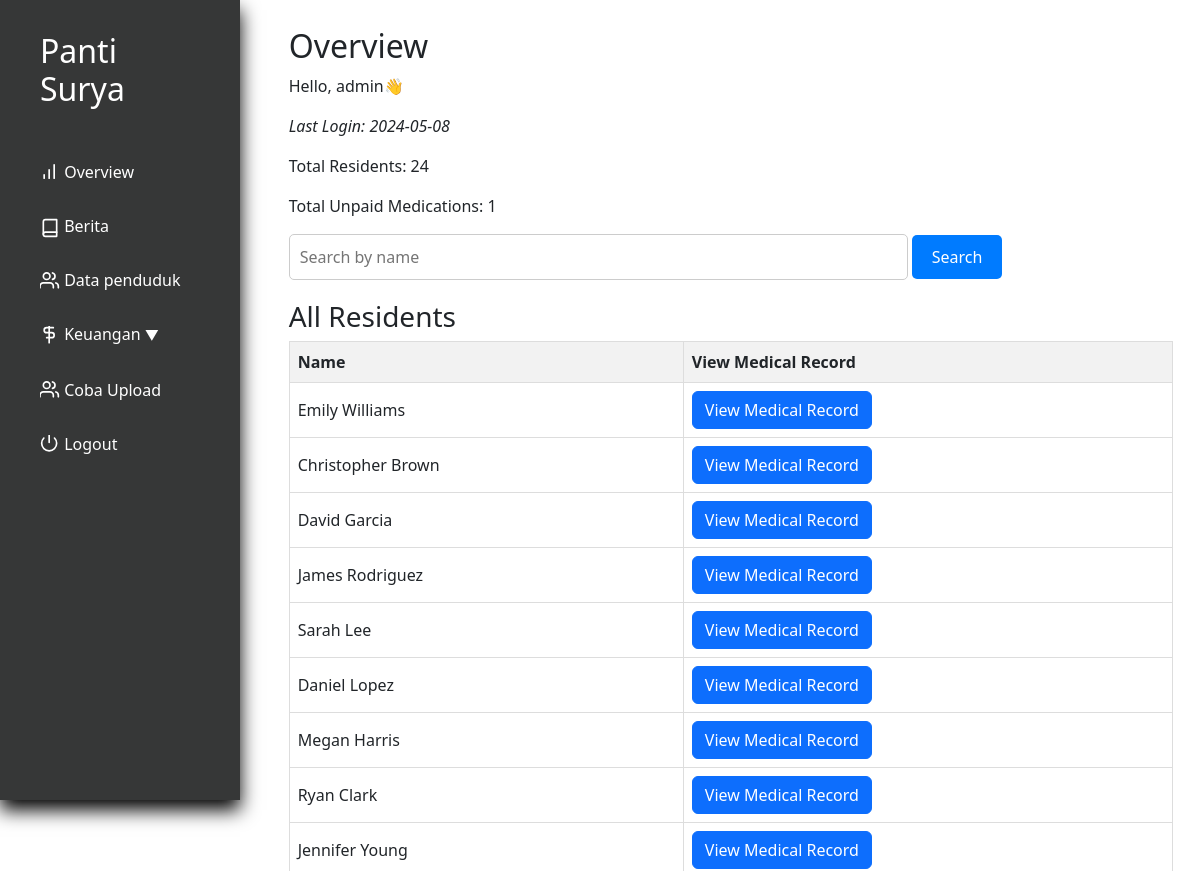
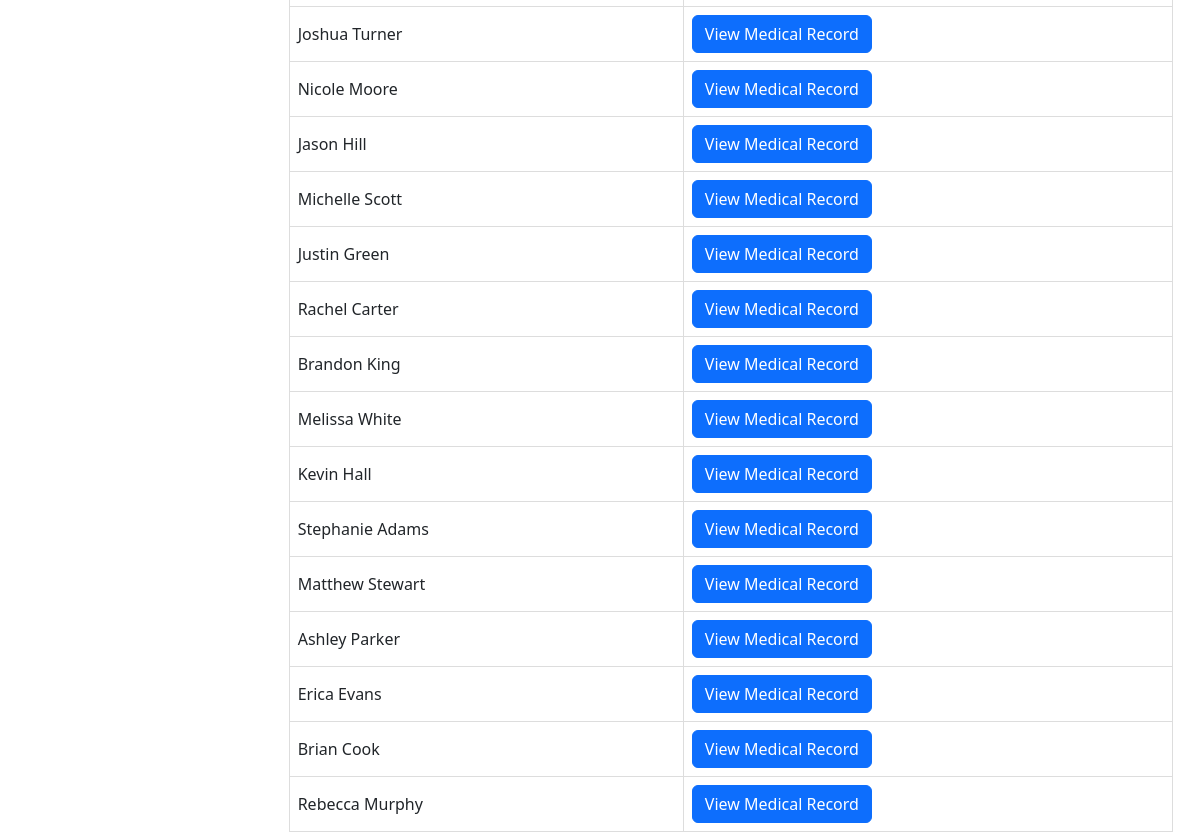
The app's page /index.php (signed in), older data (2 pictures, top to bottom).
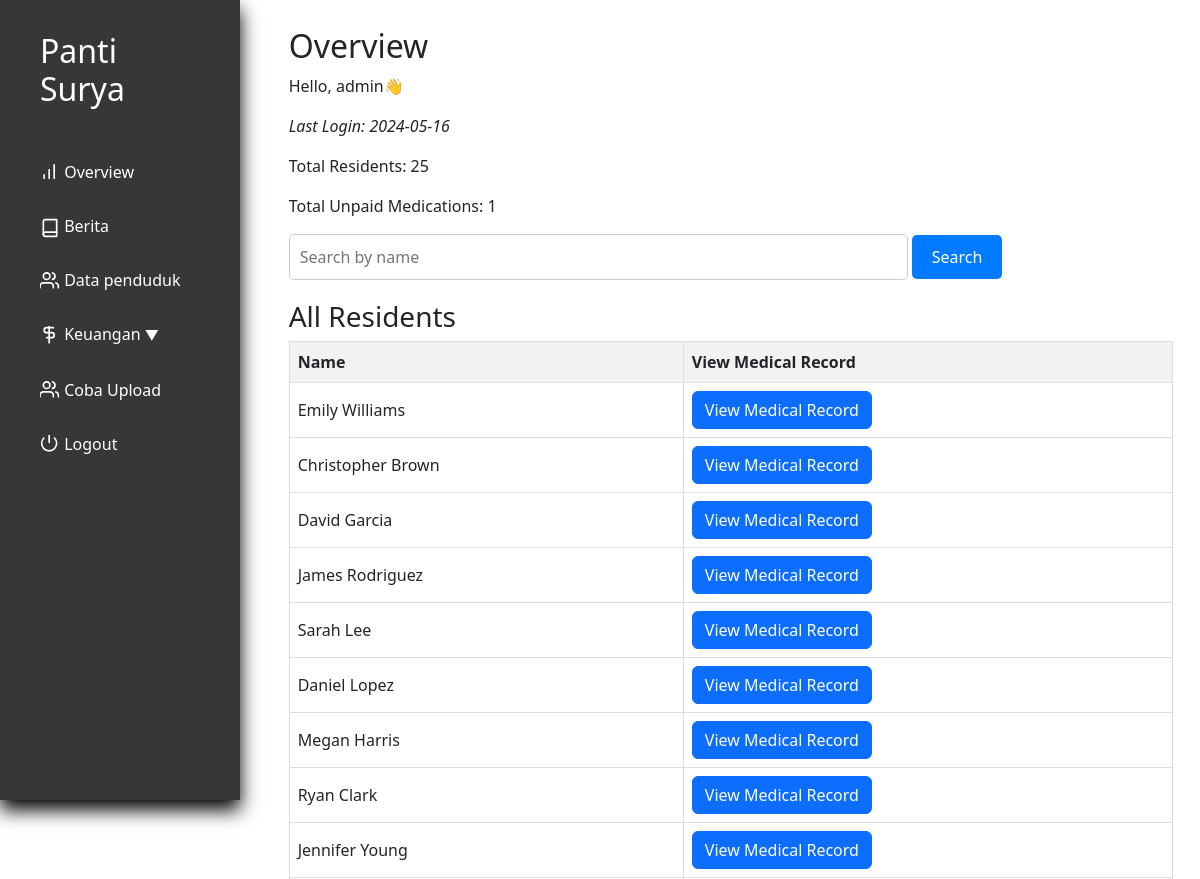
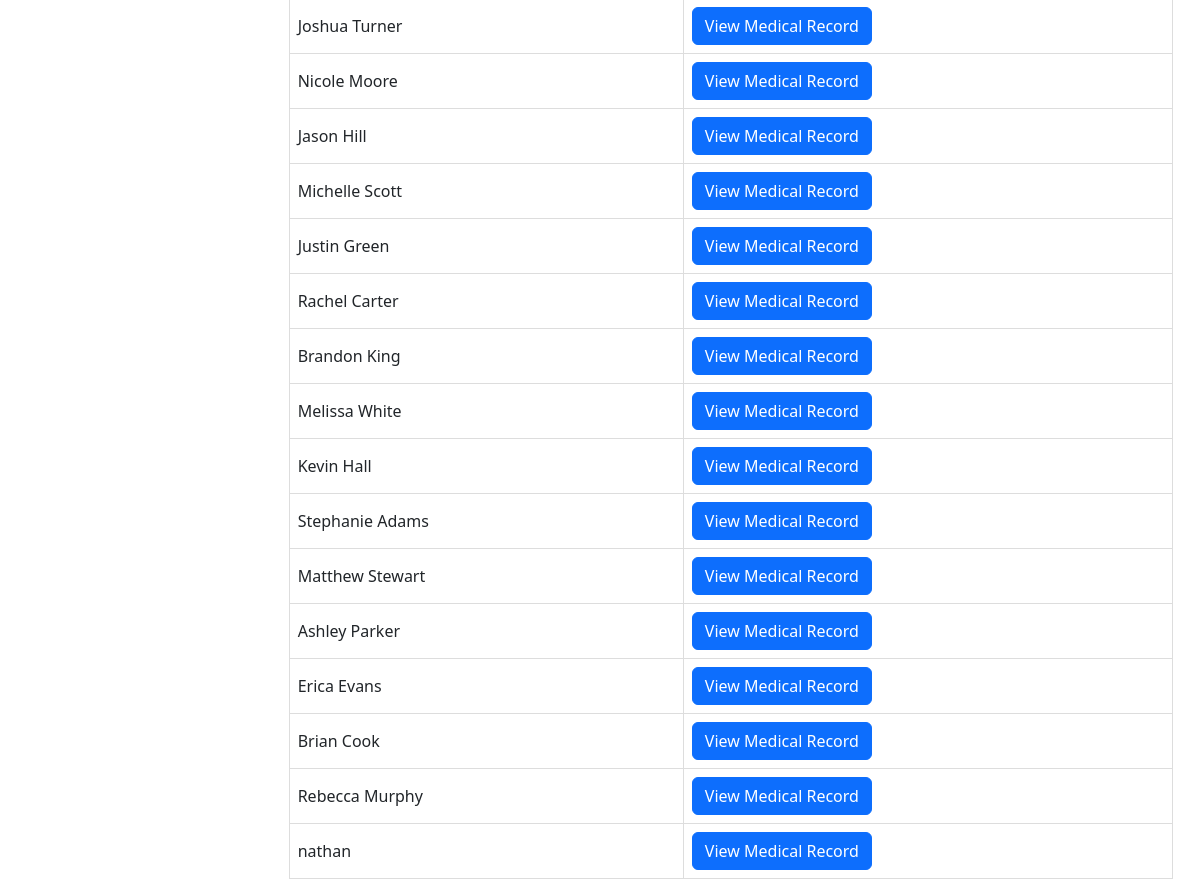
The same page, newer data (2 pictures, top to bottom).
### tables this page shows
CREATE TABLE `penduduk` (
  `id` int(11) NOT NULL,
  `nama` varchar(250) NOT NULL,
  `alamat` varchar(100) NOT NULL,
  `pengobatan_terakhir` date DEFAULT NULL,
  `email` varchar(200) DEFAULT NULL,
  `notelp` varchar(15) NOT NULL,
  `keuangan_pondokkan` int(11) NOT NULL,
  `keuangan_tabungan` int(11) NOT NULL,
  `keuangan_obat` int(11) NOT NULL,
  `keuangan_total` int(11) NOT NULL,
  `profile_picture` varchar(100) NOT NULL
);

### utils.php (called while the page is built, shortened)
<?php
    class myDB{
        private $host = "localhost";
        private $username = "root";
        private $password = "";
        private $database = "pantisurya";
        private $db;
        function __construct(){
            if ($this->db == null){
                try {
                    $this->db = new PDO("mysql:host=$this->host;dbname=$this->database", $this->username, $this->password);
                    $this->db->setAttribute(PDO::ATTR_ERRMODE, PDO::ERRMODE_EXCEPTION);
                } catch(PDOException $e) {
                    echo "Connection failed: " . $e->getMessage();
                }
            }
        }
        public function prepare($query) {
            return $this->db->prepare($query);
        }
    }
?>

### index.php (the view, shortened to what this page needs)
<?php
require "utils.php";
$db = new myDB();
$stmt_residents = $db->prepare("SELECT COUNT(*) AS total_residents FROM penduduk");
$stmt_residents->execute();
$total_residents = $stmt_residents->fetch(PDO::FETCH_ASSOC)['total_residents'];
$stmt_unpaid = $db->prepare("SELECT COUNT(*) AS total_unpaid FROM rekam_medis WHERE sudah_bayar = 0");
$stmt_unpaid->execute();
$total_unpaid = $stmt_unpaid->fetch(PDO::FETCH_ASSOC)['total_unpaid'];
$stmt_all_residents = $db->prepare("SELECT * FROM penduduk");
$stmt_all_residents->execute();
$residents = $stmt_all_residents->fetchAll(PDO::FETCH_ASSOC);
?>
<!DOCTYPE html>
<html lang="en">
<head>
    <link href="https://cdn.jsdelivr.net/npm/bootstrap@5.3.3/dist/css/bootstrap.min.css" rel="stylesheet">
    <link rel="stylesheet" href="layout/indexstyle.css">
</head>
<body>
    <div class="app">
        <div class="dashboard">
            <?php include 'nav.php'?>
            <div class="main">
                <h2>Overview</h2>
                <p>Hello, <?php echo isset($_SESSION["username"]) ? $_SESSION["username"] : 'N/A'; ?>👋</p>
                <p style="font-style: italic;">Last Login: <?php echo isset($_SESSION["last_access"]) ? $_SESSION["last_access"] : 'N/A'; ?></p>
                <div class="overview-info">
                    <p>Total Residents: <?php echo isset($total_residents) ? $total_residents : 'N/A'; ?></p>
                    <p>Total Unpaid Medications: <?php echo isset($total_unpaid) ? $total_unpaid : 'N/A'; ?></p>
                </div>
                <div class="search-bar">
                    <form method="POST">
                        <input type="text" name="search" placeholder="Search by name" class="search-input">
                        <button type="submit" class="search-button">Search</button>
                    </form>
                </div>
                <div class="residents-table">
                    <h3>All Residents</h3>
                    <table class="resident-table">
                        <thead>
                            <tr>
                                <th>Name</th>
                                <th>View Medical Record</th>
                            </tr>
                        </thead>
                        <tbody>
                            <?php foreach($residents as $resident): ?>
                            <tr>
                                <td><?php echo $resident['nama']; ?></td>
                                <td><button onclick="window.location.href='laporanmedis.php?id=<?php echo $resident['id']; ?>'" class="btn btn-primary">View Medical Record</button></td>
                            </tr>
                            <?php endforeach; ?>
                        </tbody>
                    </table>
                </div>
            </div>
        </div>
    </div>
</body>
</html>

Row changes from the older to the newer data that the page shows:
added penduduk: nama "nathan"
Text that changed along with them:
$_SESSION["last_access"]: "2024-05-08" → "2024-05-16"
$total_residents: "24" → "25"
